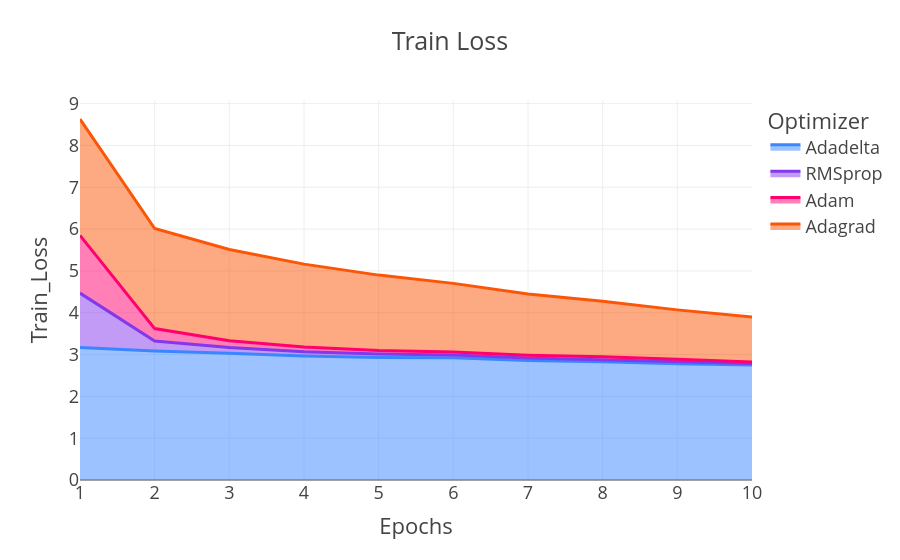

Here is the notebook cell this chart was saved with:
### Code cell
scatterplot = px.area(
    data_frame=opt,
    x="Epochs",
    y="Train_Loss",
    color="Optimizer",                                              
    color_discrete_sequence=["#3a86ff", "#8338ec", "#ff006e", "#fb5607"],
    title='Train Loss',           
    #width=500,                  
    #height=500,                
    template='presentation',     
)
pyo.iplot(scatterplot, filename = 'Opt_train_loss')

### Figure 1 — Plotly figure (JSON) as saved in the notebook; plotly's stock layout.template omitted (floating-point values rounded to 4 significant figures)
{"data": [{"fillpattern": {"shape": ""}, "hovertemplate": "Optimizer=Adadelta<br>Epochs=%{x}<br>Train_Loss=%{y}<extra></extra>", "legendgroup": "Adadelta", "line": {"color": "#3a86ff"}, "marker": {"symbol": "circle"}, "mode": "lines", "name": "Adadelta", "orientation": "v", "showlegend": true, "stackgroup": "1", "type": "scatter", "x": [6, 8, 10, 9, 3, 4, 7, 1, 2, 5], "xaxis": "x", "y": [2.923, 2.828, 2.748, 2.781, 3.032, 2.968, 2.856, 3.166, 3.084, 2.928], "yaxis": "y"}, {"fillpattern": {"shape": ""}, "hovertemplate": "Optimizer=RMSprop<br>Epochs=%{x}<br>Train_Loss=%{y}<extra></extra>", "legendgroup": "RMSprop", "line": {"color": "#8338ec"}, "marker": {"symbol": "circle"}, "mode": "lines", "name": "RMSprop", "orientation": "v", "showlegend": true, "stackgroup": "1", "type": "scatter", "x": [9, 5, 8, 10, 3, 2, 1, 6, 4, 7], "xaxis": "x", "y": [0.04846, 0.08453, 0.05314, 0.03694, 0.1368, 0.2392, 1.304, 0.06618, 0.1004, 0.06471], "yaxis": "y"}, {"fillpattern": {"shape": ""}, "hovertemplate": "Optimizer=Adam<br>Epochs=%{x}<br>Train_Loss=%{y}<extra></extra>", "legendgroup": "Adam", "line": {"color": "#ff006e"}, "marker": {"symbol": "circle"}, "mode": "lines", "name": "Adam", "orientation": "v", "showlegend": true, "stackgroup": "1", "type": "scatter", "x": [2, 1, 10, 4, 8, 3, 9, 5, 6, 7], "xaxis": "x", "y": [0.2979, 1.38, 0.04012, 0.1129, 0.06682, 0.1629, 0.05795, 0.08495, 0.07003, 0.06557], "yaxis": "y"}, {"fillpattern": {"shape": ""}, "hovertemplate": "Optimizer=Adagrad<br>Epochs=%{x}<br>Train_Loss=%{y}<extra></extra>", "legendgroup": "Adagrad", "line": {"color": "#fb5607"}, "marker": {"symbol": "circle"}, "mode": "lines", "name": "Adagrad", "orientation": "v", "showlegend": true, "stackgroup": "1", "type": "scatter", "x": [7, 4, 8, 5, 10, 1, 2, 6, 3, 9], "xaxis": "x", "y": [1.46, 1.981, 1.325, 1.803, 1.072, 2.784, 2.393, 1.643, 2.179, 1.181], "yaxis": "y"}], "layout": {"legend": {"title": {"text": "Optimizer"}, "tracegroupgap": 0}, "title": {"text": "Train Loss"}, "xaxis": {"anchor": "y", "domain": [0, 1], "title": {"text": "Epochs"}}, "yaxis": {"anchor": "x", "domain": [0, 1], "title": {"text": "Train_Loss"}}}}
